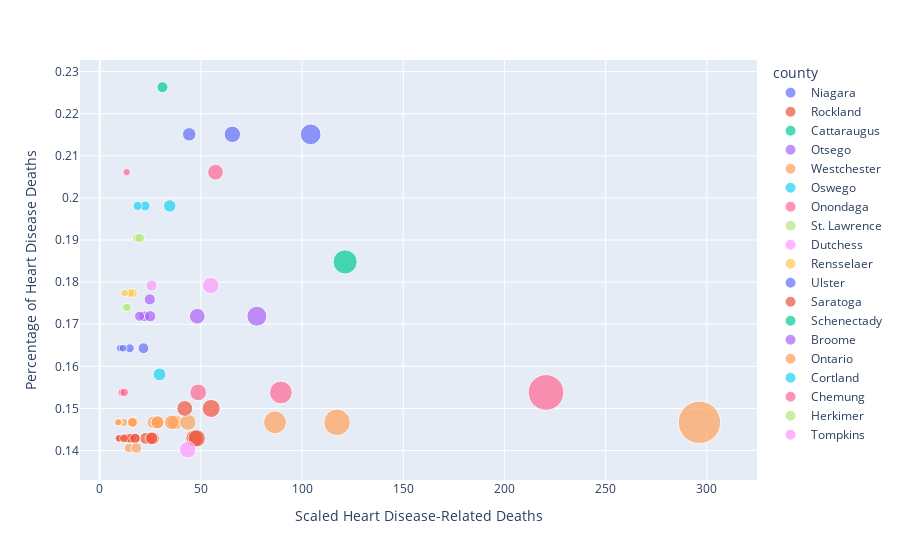

Notebook cell for this chart:
### Code cell
import plotly.express as px


fig = px.scatter(test_ny[test_ny['scaled_heart_disease_deaths'] < 300], x='scaled_heart_disease_deaths', y='normalized_heart_disease',
                 color='county', size='population', hover_name='City_Name', size_max=30,
                 labels={
                     'scaled_heart_disease_deaths': 'Scaled Heart Disease-Related Deaths',
                     'normalized_heart_disease': 'Percentage of Heart Disease Deaths'})
fig.show()

### Figure 1 — Plotly figure (JSON) as saved in the notebook; plotly's stock layout.template omitted (floating-point values rounded to 4 significant figures)
{"data": [{"hovertemplate": "<b>%{hovertext}</b><br><br>county=Niagara<br>Scaled Heart Disease-Related Deaths=%{x}<br>Percentage of Heart Disease Deaths=%{y}<br>population=%{marker.size}<extra></extra>", "hovertext": ["Niagara Falls", "North Tonawanda", "Lockport"], "legendgroup": "Niagara", "marker": {"color": "#636efa", "size": [48460, 30475, 20569], "sizemode": "area", "sizeref": 224.5, "symbol": "circle"}, "mode": "markers", "name": "Niagara", "orientation": "v", "showlegend": true, "type": "scatter", "x": [104.2, 65.55, 44.24], "xaxis": "x", "y": [0.2151, 0.2151, 0.2151], "yaxis": "y"}, {"hovertemplate": "<b>%{hovertext}</b><br><br>county=Rockland<br>Scaled Heart Disease-Related Deaths=%{x}<br>Percentage of Heart Disease Deaths=%{y}<br>population=%{marker.size}<extra></extra>", "hovertext": ["Nyack", "Pearl River", "Spring Valley", "Stony Point", "Suffern", "Tappan", "Valley Cottage", "West Haverstraw", "Congers", "Haverstraw", "Monsey", "Nanuet", "New City"], "legendgroup": "Rockland", "marker": {"color": "#EF553B", "size": [7040, 15876, 32724, 12147, 10995, 6613, 9107, 10388, 8363, 12216, 18412, 17882, 33559], "sizemode": "area", "sizeref": 224.5, "symbol": "circle"}, "mode": "markers", "name": "Rockland", "orientation": "v", "showlegend": true, "type": "scatter", "x": [10.06, 22.69, 46.76, 17.36, 15.71, 9.45, 13.01, 14.84, 11.95, 17.46, 26.31, 25.55, 47.96], "xaxis": "x", "y": [0.1429, 0.1429, 0.1429, 0.1429, 0.1429, 0.1429, 0.1429, 0.1429, 0.1429, 0.1429, 0.1429, 0.1429, 0.1429], "yaxis": "y"}, {"hovertemplate": "<b>%{hovertext}</b><br><br>county=Cattaraugus<br>Scaled Heart Disease-Related Deaths=%{x}<br>Percentage of Heart Disease Deaths=%{y}<br>population=%{marker.size}<extra></extra>", "hovertext": ["Olean"], "legendgroup": "Cattaraugus", "marker": {"color": "#00cc96", "size": [13711], "sizemode": "area", "sizeref": 224.5, "symbol": "circle"}, "mode": "markers", "name": "Cattaraugus", "orientation": "v", "showlegend": true, "type": "scatter", "x": [31.03], "xaxis": "x", "y": [0.2263], "yaxis": "y"}, {"hovertemplate": "<b>%{hovertext}</b><br><br>county=Otsego<br>Scaled Heart Disease-Related Deaths=%{x}<br>Percentage of Heart Disease Deaths=%{y}<br>population=%{marker.size}<extra></extra>", "hovertext": ["Oneonta"], "legendgroup": "Otsego", "marker": {"color": "#ab63fa", "size": [14057], "sizemode": "area", "sizeref": 224.5, "symbol": "circle"}, "mode": "markers", "name": "Otsego", "orientation": "v", "showlegend": true, "type": "scatter", "x": [24.73], "xaxis": "x", "y": [0.1759], "yaxis": "y"}, {"hovertemplate": "<b>%{hovertext}</b><br><br>county=Westchester<br>Scaled Heart Disease-Related Deaths=%{x}<br>Percentage of Heart Disease Deaths=%{y}<br>population=%{marker.size}<extra></extra>", "hovertext": ["Ossining", "Peekskill", "Port Chester", "Scarsdale", "Tarrytown", "White Plains", "Yonkers", "Briarcliff Manor", "Bronxville", "Dobbs Ferry", "Eastchester", "Larchmont", "Mamaroneck", "Mount Kisco", "New Rochelle"], "legendgroup": "Westchester", "marker": {"color": "#FFA15A", "size": [25403, 24272, 29711, 18079, 11572, 59047, 202019, 8021, 6547, 11147, 19554, 6157, 19423, 10998, 79946], "sizemode": "area", "sizeref": 224.5, "symbol": "circle"}, "mode": "markers", "name": "Westchester", "orientation": "v", "showlegend": true, "type": "scatter", "x": [37.27, 35.61, 43.59, 26.52, 16.98, 86.62, 296.4, 11.77, 9.604, 16.35, 28.69, 9.032, 28.49, 16.13, 117.3], "xaxis": "x", "y": [0.1467, 0.1467, 0.1467, 0.1467, 0.1467, 0.1467, 0.1467, 0.1467, 0.1467, 0.1467, 0.1467, 0.1467, 0.1467, 0.1467, 0.1467], "yaxis": "y"}, {"hovertemplate": "<b>%{hovertext}</b><br><br>county=Oswego<br>Scaled Heart Disease-Related Deaths=%{x}<br>Percentage of Heart Disease Deaths=%{y}<br>population=%{marker.size}<extra></extra>", "hovertext": ["Oswego", "Fulton", "Hastings"], "legendgroup": "Oswego", "marker": {"color": "#19d3f3", "size": [17465, 11324, 9450], "sizemode": "area", "sizeref": 224.5, "symbol": "circle"}, "mode": "markers", "name": "Oswego", "orientation": "v", "showlegend": true, "type": "scatter", "x": [34.6, 22.43, 18.72], "xaxis": "x", "y": [0.1981, 0.1981, 0.1981], "yaxis": "y"}, {"hovertemplate": "<b>%{hovertext}</b><br><br>county=Onondaga<br>Scaled Heart Disease-Related Deaths=%{x}<br>Percentage of Heart Disease Deaths=%{y}<br>population=%{marker.size}<extra></extra>", "hovertext": ["Pompey", "Syracuse", "Baldwinsville", "Cicero", "Clay"], "legendgroup": "Onondaga", "marker": {"color": "#FF6692", "size": [7080, 143396, 7885, 31632, 58206], "sizemode": "area", "sizeref": 224.5, "symbol": "circle"}, "mode": "markers", "name": "Onondaga", "orientation": "v", "showlegend": true, "type": "scatter", "x": [10.89, 220.5, 12.13, 48.65, 89.52], "xaxis": "x", "y": [0.1538, 0.1538, 0.1538, 0.1538, 0.1538], "yaxis": "y"}, {"hovertemplate": "<b>%{hovertext}</b><br><br>county=St. Lawrence<br>Scaled Heart Disease-Related Deaths=%{x}<br>Percentage of Heart Disease Deaths=%{y}<br>population=%{marker.size}<extra></extra>", "hovertext": ["Potsdam", "Massena"], "legendgroup": "St. Lawrence", "marker": {"color": "#B6E880", "size": [9688, 10368], "sizemode": "area", "sizeref": 224.5, "symbol": "circle"}, "mode": "markers", "name": "St. Lawrence", "orientation": "v", "showlegend": true, "type": "scatter", "x": [18.46, 19.75], "xaxis": "x", "y": [0.1905, 0.1905], "yaxis": "y"}, {"hovertemplate": "<b>%{hovertext}</b><br><br>county=Dutchess<br>Scaled Heart Disease-Related Deaths=%{x}<br>Percentage of Heart Disease Deaths=%{y}<br>population=%{marker.size}<extra></extra>", "hovertext": ["Poughkeepsie", "Beacon"], "legendgroup": "Dutchess", "marker": {"color": "#FF97FF", "size": [30614, 14289], "sizemode": "area", "sizeref": 224.5, "symbol": "circle"}, "mode": "markers", "name": "Dutchess", "orientation": "v", "showlegend": true, "type": "scatter", "x": [54.86, 25.61], "xaxis": "x", "y": [0.1792, 0.1792], "yaxis": "y"}, {"hovertemplate": "<b>%{hovertext}</b><br><br>county=Rensselaer<br>Scaled Heart Disease-Related Deaths=%{x}<br>Percentage of Heart Disease Deaths=%{y}<br>population=%{marker.size}<extra></extra>", "hovertext": ["Rensselaer", "Sand Lake", "Hoosick"], "legendgroup": "Rensselaer", "marker": {"color": "#FECB52", "size": [9264, 8530, 6924], "sizemode": "area", "sizeref": 224.5, "symbol": "circle"}, "mode": "markers", "name": "Rensselaer", "orientation": "v", "showlegend": true, "type": "scatter", "x": [16.43, 15.13, 12.28], "xaxis": "x", "y": [0.1774, 0.1774, 0.1774], "yaxis": "y"}, {"hovertemplate": "<b>%{hovertext}</b><br><br>county=Ulster<br>Scaled Heart Disease-Related Deaths=%{x}<br>Percentage of Heart Disease Deaths=%{y}<br>population=%{marker.size}<extra></extra>", "hovertext": ["Rosendale", "Wawarsing", "Esopus", "New Paltz"], "legendgroup": "Ulster", "marker": {"color": "#636efa", "size": [6075, 13157, 9041, 7031], "sizemode": "area", "sizeref": 224.5, "symbol": "circle"}, "mode": "markers", "name": "Ulster", "orientation": "v", "showlegend": true, "type": "scatter", "x": [9.981, 21.62, 14.85, 11.55], "xaxis": "x", "y": [0.1643, 0.1643, 0.1643, 0.1643], "yaxis": "y"}, {"hovertemplate": "<b>%{hovertext}</b><br><br>county=Saratoga<br>Scaled Heart Disease-Related Deaths=%{x}<br>Percentage of Heart Disease Deaths=%{y}<br>population=%{marker.size}<extra></extra>", "hovertext": ["Saratoga Springs", "Clifton Park"], "legendgroup": "Saratoga", "marker": {"color": "#EF553B", "size": [28027, 36705], "sizemode": "area", "sizeref": 224.5, "symbol": "circle"}, "mode": "markers", "name": "Saratoga", "orientation": "v", "showlegend": true, "type": "scatter", "x": [42.04, 55.06], "xaxis": "x", "y": [0.15, 0.15], "yaxis": "y"}, {"hovertemplate": "<b>%{hovertext}</b><br><br>county=Schenectady<br>Scaled Heart Disease-Related Deaths=%{x}<br>Percentage of Heart Disease Deaths=%{y}<br>population=%{marker.size}<extra></extra>", "hovertext": ["Schenectady"], "legendgroup": "Schenectady", "marker": {"color": "#00cc96", "size": [65625], "sizemode": "area", "sizeref": 224.5, "symbol": "circle"}, "mode": "markers", "name": "Schenectady", "orientation": "v", "showlegend": true, "type": "scatter", "x": [121.3], "xaxis": "x", "y": [0.1848], "yaxis": "y"}, {"hovertemplate": "<b>%{hovertext}</b><br><br>county=Broome<br>Scaled Heart Disease-Related Deaths=%{x}<br>Percentage of Heart Disease Deaths=%{y}<br>population=%{marker.size}<extra></extra>", "hovertext": ["Vestal", "Binghamton", "Endicott", "Endwell", "Johnson City"], "legendgroup": "Broome", "marker": {"color": "#ab63fa", "size": [28043, 45179, 12828, 11446, 14508], "sizemode": "area", "sizeref": 224.5, "symbol": "circle"}, "mode": "markers", "name": "Broome", "orientation": "v", "showlegend": true, "type": "scatter", "x": [48.21, 77.66, 22.05, 19.68, 24.94], "xaxis": "x", "y": [0.1719, 0.1719, 0.1719, 0.1719, 0.1719], "yaxis": "y"}, {"hovertemplate": "<b>%{hovertext}</b><br><br>county=Ontario<br>Scaled Heart Disease-Related Deaths=%{x}<br>Percentage of Heart Disease Deaths=%{y}<br>population=%{marker.size}<extra></extra>", "hovertext": ["Canandaigua", "Geneva"], "legendgroup": "Ontario", "marker": {"color": "#FFA15A", "size": [10289, 12886], "sizemode": "area", "sizeref": 224.5, "symbol": "circle"}, "mode": "markers", "name": "Ontario", "orientation": "v", "showlegend": true, "type": "scatter", "x": [14.47, 18.12], "xaxis": "x", "y": [0.1406, 0.1406], "yaxis": "y"}, {"hovertemplate": "<b>%{hovertext}</b><br><br>county=Cortland<br>Scaled Heart Disease-Related Deaths=%{x}<br>Percentage of Heart Disease Deaths=%{y}<br>population=%{marker.size}<extra></extra>", "hovertext": ["Cortland"], "legendgroup": "Cortland", "marker": {"color": "#19d3f3", "size": [18698], "sizemode": "area", "sizeref": 224.5, "symbol": "circle"}, "mode": "markers", "name": "Cortland", "orientation": "v", "showlegend": true, "type": "scatter", "x": [29.56], "xaxis": "x", "y": [0.1581], "yaxis": "y"}, {"hovertemplate": "<b>%{hovertext}</b><br><br>county=Chemung<br>Scaled Heart Disease-Related Deaths=%{x}<br>Percentage of Heart Disease Deaths=%{y}<br>population=%{marker.size}<extra></extra>", "hovertext": ["Elmira", "Horseheads"], "legendgroup": "Chemung", "marker": {"color": "#FF6692", "size": [27773, 6460], "sizemode": "area", "sizeref": 224.5, "symbol": "circle"}, "mode": "markers", "name": "Chemung", "orientation": "v", "showlegend": true, "type": "scatter", "x": [57.24, 13.31], "xaxis": "x", "y": [0.2061, 0.2061], "yaxis": "y"}, {"hovertemplate": "<b>%{hovertext}</b><br><br>county=Herkimer<br>Scaled Heart Disease-Related Deaths=%{x}<br>Percentage of Heart Disease Deaths=%{y}<br>population=%{marker.size}<extra></extra>", "hovertext": ["Herkimer", "Ilion"], "legendgroup": "Herkimer", "marker": {"color": "#B6E880", "size": [7380, 7790], "sizemode": "area", "sizeref": 224.5, "symbol": "circle"}, "mode": "markers", "name": "Herkimer", "orientation": "v", "showlegend": true, "type": "scatter", "x": [12.84, 13.55], "xaxis": "x", "y": [0.174, 0.174], "yaxis": "y"}, {"hovertemplate": "<b>%{hovertext}</b><br><br>county=Tompkins<br>Scaled Heart Disease-Related Deaths=%{x}<br>Percentage of Heart Disease Deaths=%{y}<br>population=%{marker.size}<extra></extra>", "hovertext": ["Ithaca"], "legendgroup": "Tompkins", "marker": {"color": "#FF97FF", "size": [31006], "sizemode": "area", "sizeref": 224.5, "symbol": "circle"}, "mode": "markers", "name": "Tompkins", "orientation": "v", "showlegend": true, "type": "scatter", "x": [43.47], "xaxis": "x", "y": [0.1402], "yaxis": "y"}], "layout": {"autosize": true, "legend": {"itemsizing": "constant", "title": {"text": "county"}, "tracegroupgap": 0}, "margin": {"t": 60}, "xaxis": {"anchor": "y", "autorange": true, "domain": [0, 1], "range": [-8.536, 319.5], "title": {"text": "Scaled Heart Disease-Related Deaths"}, "type": "linear"}, "yaxis": {"anchor": "x", "autorange": true, "domain": [0, 1], "range": [0.1321, 0.2334], "title": {"text": "Percentage of Heart Disease Deaths"}, "type": "linear"}}}
